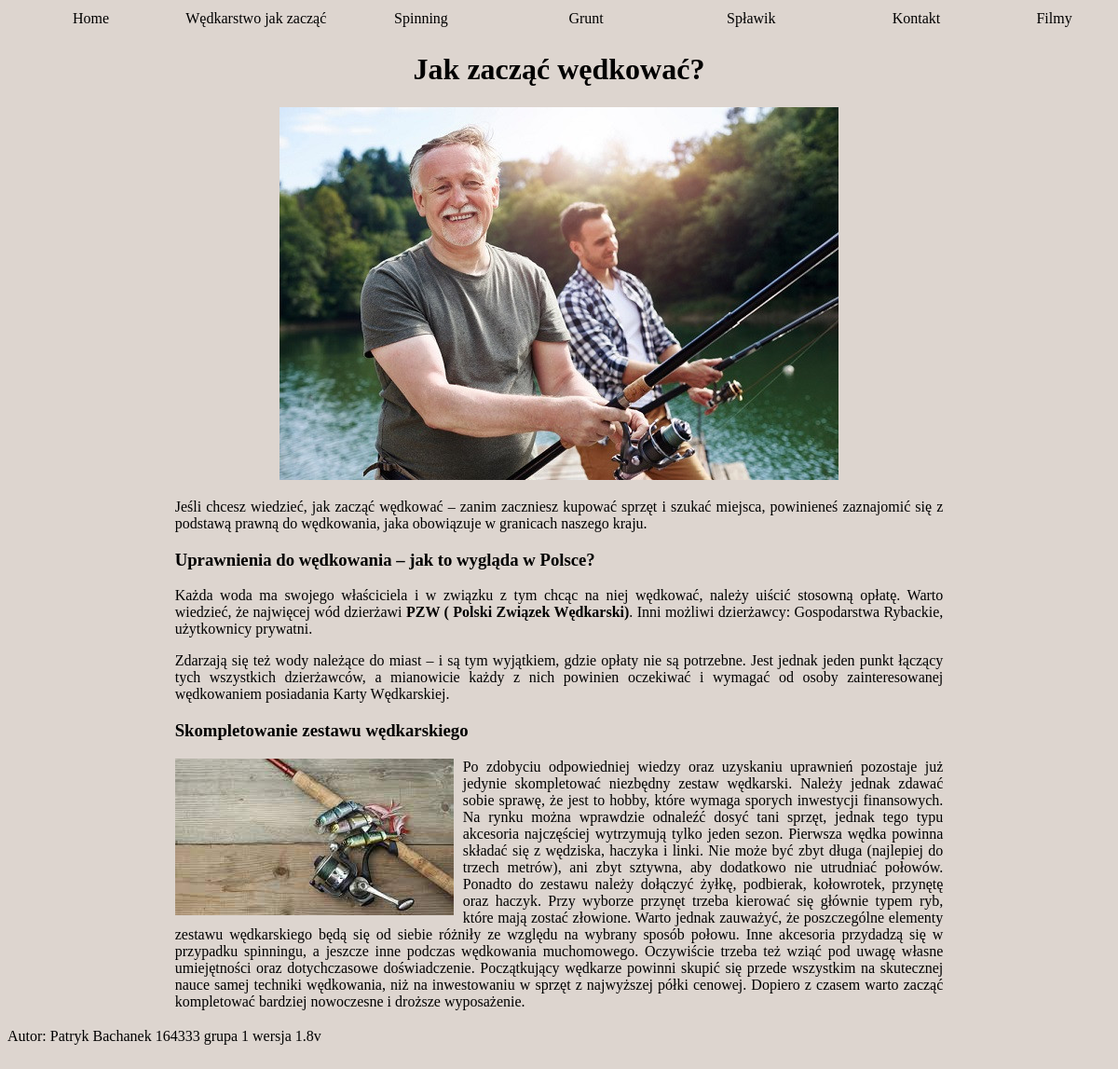
The app's page /index.php?idp=beginner with its own data.
### tables this page shows
CREATE TABLE `page_list` (
  `id` int(11) NOT NULL,
  `page_title` varchar(255) NOT NULL,
  `page_content` text NOT NULL,
  `status` int(1) NOT NULL DEFAULT 1
);

### showpage.php (called while the page is built)
<?php
function PokazPodstrone($id,$conn)
{
    $id_clear = htmlspecialchars($id);
    $query = "SELECT * FROM page_list WHERE id='$id_clear' LIMIT 1";
    $result = mysqli_query($conn, $query);
    $row = mysqli_fetch_array($result);
    if(empty($row['id']))
    {
        $web = '[nie_znalezion_strony]';
    }
    else
    {
        $web = $row['page_content'];
    }
    return $web;
}

### index.php (the view, shortened to what this page needs)
<?php
include 'showpage.php';
$conn = db_connect();
if($_GET['idp'] == 'beginner') $strona = PokazPodstrone(1,$conn);
?>
<!DOCTYPE html>
<html>
    <head>
        <link rel="stylesheet" href="css/style.css">
    </head>
    <body onload="startclock()">
        <table class="menu">
            <tr>
                <td> <a href="index.php?idp="> Home </a></td>
                <td> <a href="index.php?idp=beginner"> Wędkarstwo jak zacząć </a></td>
                <td> <a href="index.php?idp=spinning"> Spinning </a></td>
                <td> <a href="index.php?idp=grunt"> Grunt </a></td>
                <td> <a href="index.php?idp=splawik"> Spławik </a></td>
                <td> <a href="index.php?idp=kontakt"> Kontakt </a></td>
                <td> <a href="index.php?idp=filmy"> Filmy </a></td>
            </tr>
        </table>
        <?php
            echo $strona;
        ?>
        <?php
             $nr_indeksu = '164333';
             $nrGrupy = '1';
             echo 'Autor: Patryk Bachanek '.$nr_indeksu.' grupa '.$nrGrupy.' wersja 1.8v <br /><br />';
        ?>
    </body>
</html>

### css/style.css (style rules this page uses)
body { background-color: #ddd5cf; height: 100%; }
.menu { text-align:center; width: 100%; }
.menu td { width: 15%; }
a { text-decoration: none; color: black; }
.container { text-align: center; width: 100%; height: 100%; }
.content { margin-right: auto; margin-left: auto; text-align: justify; width: 70%; }

### records on screen
page_list: page_content "Jak zacząć wędkować? Jeśli chcesz wiedzieć, jak zacząć wędkować – zanim zaczniesz kupować sprzęt i szukać miejsca, powinieneś zaznajomić się z podstawą prawną do wędkowania, jaka obowiązuje w granicach naszego kraju. Uprawnienia do wędkowania – jak to wygląda w Polsce? Każda woda ma swojego właściciela i w związku z tym chcąc na niej wędkować, należy uiścić stosowną opłatę. Warto wiedzieć, że najwięcej wód dzierżawi PZW ( Polski Związek Wędkarski) . Inni możliwi dzierżawcy: Gospodarstwa Rybackie, użytkownicy prywatni. Zdarzają się też wody należące do miast – i są tym wyjątkiem, gdzie opłaty nie są potrzebne. Jest jednak jeden punkt łączący tych wszystkich dzierżawców, a mianowicie każdy z…", page_content (picture)

### other values on screen
$nr_indeksu "164333"
$nrGrupy "1"
